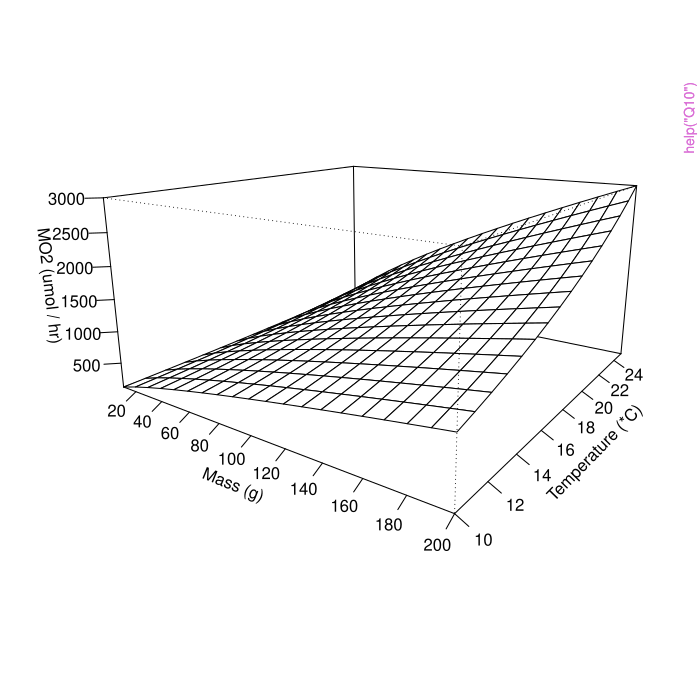

Here is the R script that generated this plot:
pkgname <- "respirometry"
source(file.path(R.home("share"), "R", "examples-header.R"))
options(warn = 1)
base::assign(".ExTimings", "respirometry-Ex.timings", pos = 'CheckExEnv')
base::cat("name\tuser\tsystem\telapsed\n", file=base::get(".ExTimings", pos = 'CheckExEnv'))
base::assign(".format_ptime",
function(x) {
  if(!is.na(x[4L])) x[1L] <- x[1L] + x[4L]
  if(!is.na(x[5L])) x[2L] <- x[2L] + x[5L]
  options(OutDec = '.')
  format(x[1L:3L], digits = 7L)
},
pos = 'CheckExEnv')

### * </HEADER>
library('respirometry')

base::assign(".oldSearch", base::search(), pos = 'CheckExEnv')
cleanEx()
nameEx("Q10")
### * Q10

flush(stderr()); flush(stdout())

base::assign(".ptime", proc.time(), pos = "CheckExEnv")
### Name: Q10
### Title: Parameters of Q10 Temperature Coefficient
### Aliases: Q10

### ** Examples

Q10(R1 = 5, R2 = 10, T1 = 10, T2 = 20) # Returns Q10; = 2
Q10(Q10 = 2.66, R1 = 5, T1 = 10, T2 = 20) # Returns R2; = 13.3

# My species has an MO2 of 9.5 umol/g/h at 10 *C. What MO2 should I expect at 13 *C?
Q10(Q10 = 2, R1 = 9.5, T1 = 10, T2 = 13) # expect ~11.7 umol/g/h at 13 *C.

# I measured MO2 at a spectrum of temperatures. What Q10 value best fits my data?
Q10(R_vec = c(1, 2, 5, NA, 18, 33), T_vec = c(0, 10, 20, 30, 40, 50))

# A 100 g individual at 10 *C has an MO2 of 1270 umol/h. How much
# would a 250 g individual likely consume at 14 *C?
Q10(Q10 = 2, R1 = scale_MO2(mass_1 = 100, MO2_1 = 1270, mass_2 = 250), T1 = 10, T2 = 14)

# Visualize MO2 scaling by mass and temperature:
mass <- seq(10, 200, 10)
temp <- 10:25
base_mass <- 50
base_temp <- 20
base_MO2 <- 750
mo2 <- outer(mass, temp, function(mass, temp){
	scale_MO2(mass_1 = base_mass, mass_2 = mass, MO2_1 = Q10(Q10 = 2, R1 = base_MO2,
	 T1 = base_temp, T2 = temp))
})
persp(mass, temp, mo2, xlab = 'Mass (g)', ylab = 'Temperature (*C)', zlab = 'MO2 (umol / hr)',
 theta = 35, phi = 15, expand = 0.5, ticktype = 'detailed', nticks = 10)




base::assign(".dptime", (proc.time() - get(".ptime", pos = "CheckExEnv")), pos = "CheckExEnv")
base::cat("Q10", base::get(".format_ptime", pos = 'CheckExEnv')(get(".dptime", pos = "CheckExEnv")), "\n", file=base::get(".ExTimings", pos = 'CheckExEnv'), append=TRUE, sep="\t")
cleanEx()
nameEx("RQ")
### * RQ

flush(stderr()); flush(stdout())

base::assign(".ptime", proc.time(), pos = "CheckExEnv")
### Name: RQ
### Title: Calculate respiratory quotient
### Aliases: RQ

### ** Examples

o2_observations <- c(21, 18, 14.5, 7)
pH_observations <- c(8.05, 7.98, 7.86, 7.65)
TA_observations <- c(2222, 2219, 2208, 2214)

RQ(o2 = o2_observations, o2_unit = 'kPa', pH = pH_observations,
TA = TA_observations, temp = 20, sal = 33)

DIC_observations <- c(2222, 2250, 2284, 2355)
RQ(o2 = o2_observations, o2_unit = 'kPa', DIC = DIC_observations)

RQ(o2 = o2_observations, o2_unit = 'kPa', pH = pH_observations, TA = 2032)



base::assign(".dptime", (proc.time() - get(".ptime", pos = "CheckExEnv")), pos = "CheckExEnv")
base::cat("RQ", base::get(".format_ptime", pos = 'CheckExEnv')(get(".dptime", pos = "CheckExEnv")), "\n", file=base::get(".ExTimings", pos = 'CheckExEnv'), append=TRUE, sep="\t")
cleanEx()
nameEx("calc_MO2")
### * calc_MO2

flush(stderr()); flush(stdout())

base::assign(".ptime", proc.time(), pos = "CheckExEnv")
### Name: calc_MO2
### Title: Calculate metabolic rate
### Aliases: calc_MO2

### ** Examples

# get O2 data
file <- system.file('extdata', 'witrox_file.txt', package = 'respirometry')
o2_data <- na.omit(import_witrox(file, split_channels = TRUE)$CH_4)

# calculate MO2
(mo2_5_min <- calc_MO2(duration = o2_data$DURATION, o2 = o2_data$O2,
bin_width = 5, vol = 10, temp = o2_data$TEMP, sal = o2_data$SAL))

# what if measurements from the 10 to 12 minute marks can't be trusted?
bad_data = o2_data$DURATION >= 10 & o2_data$DURATION <= 12
(mo2_5_min <- calc_MO2(duration = o2_data$DURATION, o2 = o2_data$O2,
bin_width = 5, vol = 10, temp = o2_data$TEMP, sal = o2_data$SAL, good_data = !bad_data))

# easily make a Pcrit plot
plot(mo2_5_min$O2_MEAN, mo2_5_min$MO2)

# I want to express MO2 in mg per min instead.
(mo2_5_min$MO2 <- conv_resp_unit(value = mo2_5_min$MO2, from = 'umol_O2 / hr', to = 'mg_O2 / min'))

# just endpoint measurement:
calc_MO2(duration = o2_data$DURATION, o2 = o2_data$O2,
bin_width = Inf, vol = 10, temp = o2_data$TEMP, sal = o2_data$SAL)




base::assign(".dptime", (proc.time() - get(".ptime", pos = "CheckExEnv")), pos = "CheckExEnv")
base::cat("calc_MO2", base::get(".format_ptime", pos = 'CheckExEnv')(get(".dptime", pos = "CheckExEnv")), "\n", file=base::get(".ExTimings", pos = 'CheckExEnv'), append=TRUE, sep="\t")
cleanEx()
nameEx("calc_b")
### * calc_b

flush(stderr()); flush(stdout())

base::assign(".ptime", proc.time(), pos = "CheckExEnv")
### Name: calc_b
### Title: Calculate the metabolic scaling coefficient, b
### Aliases: calc_b

### ** Examples

# Simple example
mass <- c(1, 10, 100, 1000, 40, 4, 400, 60, 2, 742, 266, 983) # made up values
MO2 <- mass ^ 0.65 + rnorm(n = length(mass)) # make up some data
calc_b(mass = mass, MO2 = MO2)

# How about some mass-specific MO2s?
msMO2 <- mass ^ -0.25 + rnorm(n = length(mass), sd = 0.05)
calc_b(mass = mass, MO2 = msMO2)
calc_b(mass = mass, MO2 = msMO2, plot = "log")




base::assign(".dptime", (proc.time() - get(".ptime", pos = "CheckExEnv")), pos = "CheckExEnv")
base::cat("calc_b", base::get(".format_ptime", pos = 'CheckExEnv')(get(".dptime", pos = "CheckExEnv")), "\n", file=base::get(".ExTimings", pos = 'CheckExEnv'), append=TRUE, sep="\t")
cleanEx()
nameEx("closed")
### * closed

flush(stderr()); flush(stdout())

base::assign(".ptime", proc.time(), pos = "CheckExEnv")
### Name: closed
### Title: Closed respirometry
### Aliases: closed

### ** Examples

# I've read in the literature that my animal has an SMR of 200 umol/h. How large of a
# respirometer do I want if I want it to breathe down to 80% air saturation in 30 minutes?
closed(MO2 = 200, delta_pO2 = 100 - 80, duration = 30) # returns respirometer volume

# I've read in the literature that my animal has an SMR of 1000 umol/h. How long will it take to
# breathe down a 50 L respirometer by 10% air saturation?
closed(MO2 = 1000, delta_pO2 = 10, vol = 50) # returns the duration to breathe down the O2

# How does animal size affect how long my measurement periods last?
mass_range <- seq(100, 400, 50)
dur_range <- (closed(MO2 = scale_MO2(mass_1 = 100, MO2_1 = 400, mass_2 = mass_range),
 delta_pO2 = 20, vol = 10))
plot(mass_range, dur_range, type = 'b')

# What is the MO2 if O2 drops 0.44 mg/l in 33 minutes when the respirometer volume is 30 L?
closed(delta_pO2 = conv_o2(o2 = 0.44, from = 'mg_per_l', to = 'percent_a.s.'), duration = 33,
 vol = 30)




base::assign(".dptime", (proc.time() - get(".ptime", pos = "CheckExEnv")), pos = "CheckExEnv")
base::cat("closed", base::get(".format_ptime", pos = 'CheckExEnv')(get(".dptime", pos = "CheckExEnv")), "\n", file=base::get(".ExTimings", pos = 'CheckExEnv'), append=TRUE, sep="\t")
cleanEx()
nameEx("co2_add")
### * co2_add

flush(stderr()); flush(stdout())

base::assign(".ptime", proc.time(), pos = "CheckExEnv")
### Name: co2_add
### Title: Calculate CO2 to add to water
### Aliases: co2_add

### ** Examples

# I want the 50 L reservoir to have a pCO2 = 1000 uatm. It currently has a pH of 7.88.
# How many moles of CO2 gas should be added to the water to reach my desired pCO2?
co2_add(goal_pco2 = 1000, start_pH = 7.88, vol = 50)




base::assign(".dptime", (proc.time() - get(".ptime", pos = "CheckExEnv")), pos = "CheckExEnv")
base::cat("co2_add", base::get(".format_ptime", pos = 'CheckExEnv')(get(".dptime", pos = "CheckExEnv")), "\n", file=base::get(".ExTimings", pos = 'CheckExEnv'), append=TRUE, sep="\t")
cleanEx()
nameEx("co2_flush")
### * co2_flush

flush(stderr()); flush(stdout())

base::assign(".ptime", proc.time(), pos = "CheckExEnv")
### Name: co2_flush
### Title: Calculate CO2 to add to flush reservoir
### Aliases: co2_flush

### ** Examples

# I want the respirometer to have a pCO2 = 1000 uatm. It currently has a pH of 7.6 and is 90 L.
# If I have a 200 L reservoir with pH = 7.9 seawater, how much CO2 do I need
# to add to the flush reservoir?
co2_flush(goal_pco2 = 1000, resp_pH = 7.6, resp_vol = 90, flush_pH = 7.9, flush_vol = 200)




base::assign(".dptime", (proc.time() - get(".ptime", pos = "CheckExEnv")), pos = "CheckExEnv")
base::cat("co2_flush", base::get(".format_ptime", pos = 'CheckExEnv')(get(".dptime", pos = "CheckExEnv")), "\n", file=base::get(".ExTimings", pos = 'CheckExEnv'), append=TRUE, sep="\t")
cleanEx()
nameEx("co2_rate")
### * co2_rate

flush(stderr()); flush(stdout())

base::assign(".ptime", proc.time(), pos = "CheckExEnv")
### Name: co2_rate
### Title: Calculate CO2 to add to a respirometer intake flow
### Aliases: co2_rate

### ** Examples

# I want the respirometer to have a pCO2 = 1000 uatm. How much CO2 per minute do I need
# to add to the intake flow if the ambient pH is 8.1 and it is flowing at 3 LPM?
co2_rate(goal_pco2 = 1000, init_pH = 8.1, flow_rate = 3)




base::assign(".dptime", (proc.time() - get(".ptime", pos = "CheckExEnv")), pos = "CheckExEnv")
base::cat("co2_rate", base::get(".format_ptime", pos = 'CheckExEnv')(get(".dptime", pos = "CheckExEnv")), "\n", file=base::get(".ExTimings", pos = 'CheckExEnv'), append=TRUE, sep="\t")
cleanEx()
nameEx("conv_nh4")
### * conv_nh4

flush(stderr()); flush(stdout())

base::assign(".ptime", proc.time(), pos = "CheckExEnv")
### Name: conv_nh4
### Title: Convert between units of ammonia (NH3) / ammonium (NH4+)
### Aliases: conv_nh4

### ** Examples

conv_nh4(n_waste = 100)
conv_nh4(n_waste = 100, from = 'mg_N')
conv_nh4(n_waste = 100, from = 'mg_N', to = 'umol_NH4')




base::assign(".dptime", (proc.time() - get(".ptime", pos = "CheckExEnv")), pos = "CheckExEnv")
base::cat("conv_nh4", base::get(".format_ptime", pos = 'CheckExEnv')(get(".dptime", pos = "CheckExEnv")), "\n", file=base::get(".ExTimings", pos = 'CheckExEnv'), append=TRUE, sep="\t")
cleanEx()
nameEx("conv_o2")
### * conv_o2

flush(stderr()); flush(stdout())

base::assign(".ptime", proc.time(), pos = "CheckExEnv")
### Name: conv_o2
### Title: Convert between units of oxygen partial pressure and
###   concentration
### Aliases: conv_o2

### ** Examples

conv_o2(o2 = 50)
conv_o2(o2 = 1:50, from = "umol_per_l", to = "ml_per_l", temp = 10, sal = 0,
	atm_pres = 1100)
conv_o2()[c('mmHg','kPa')]




base::assign(".dptime", (proc.time() - get(".ptime", pos = "CheckExEnv")), pos = "CheckExEnv")
base::cat("conv_o2", base::get(".format_ptime", pos = 'CheckExEnv')(get(".dptime", pos = "CheckExEnv")), "\n", file=base::get(".ExTimings", pos = 'CheckExEnv'), append=TRUE, sep="\t")
cleanEx()
nameEx("conv_resp_unit")
### * conv_resp_unit

flush(stderr()); flush(stdout())

base::assign(".ptime", proc.time(), pos = "CheckExEnv")
### Name: conv_resp_unit
### Title: Convert units related to respirometry
### Aliases: conv_resp_unit

### ** Examples

# I read that an animal's MO2 is 1.92 ml O2/kg/min. What is this MO2 in umol O2/g/h?
conv_resp_unit(value = 1.92, from = "ml_O2 / kg / min", to = "umol_O2 / g / hr")

# Krogh's diffusion coefficient for oxygen through gills can be expressed as ml O2 / mm2 (gill
# surface area) / um (gill thickness) / torr (seawater pO2 - blood pO2) / minute at a given
# temperature.
# To convert to another unit:
conv_resp_unit(value = 1e-6, from = "ml_O2 / mm2 / um / torr / min",
to = "umol_O2 / cm2 / um / kPa / hr", temp = 20)

# Now, with a knowledge of gill morphometrics, seawater pO2, and blood pO2, I can compare
# gill diffusion with whole animal MO2.




base::assign(".dptime", (proc.time() - get(".ptime", pos = "CheckExEnv")), pos = "CheckExEnv")
base::cat("conv_resp_unit", base::get(".format_ptime", pos = 'CheckExEnv')(get(".dptime", pos = "CheckExEnv")), "\n", file=base::get(".ExTimings", pos = 'CheckExEnv'), append=TRUE, sep="\t")
cleanEx()
nameEx("correct_bubble")
### * correct_bubble

flush(stderr()); flush(stdout())

base::assign(".ptime", proc.time(), pos = "CheckExEnv")
### Name: correct_bubble
### Title: Adjust respirometer volume for bubbles
### Aliases: correct_bubble

### ** Examples

correct_bubble(resp_vol = 50, bubble_vol = 10) # a 10 mL bubble makes a huge difference!

correct_bubble(resp_vol = 50, bubble_vol = 1, temp = 10, sal = 0) 
# in calculating MO2, a volume of 63.8 L should be used rather than the true 50 L.




base::assign(".dptime", (proc.time() - get(".ptime", pos = "CheckExEnv")), pos = "CheckExEnv")
base::cat("correct_bubble", base::get(".format_ptime", pos = 'CheckExEnv')(get(".dptime", pos = "CheckExEnv")), "\n", file=base::get(".ExTimings", pos = 'CheckExEnv'), append=TRUE, sep="\t")
cleanEx()
nameEx("flush_carb")
### * flush_carb

flush(stderr()); flush(stdout())

base::assign(".ptime", proc.time(), pos = "CheckExEnv")
### Name: flush_carb
### Title: Estimate carbonate chemistry after a flush
### Aliases: flush_carb

### ** Examples

flush_carb(resp_vol = 90, flow_rate = 10, duration = 3, resp_pH = 7.8, flush_pH = 8.1)

# What will be the pH in the respirometer after this flush?
flush_carb(resp_vol = 90, flow_rate = 10, duration = 3, resp_pH = 7.8, flush_pH = 8.1)$pH




base::assign(".dptime", (proc.time() - get(".ptime", pos = "CheckExEnv")), pos = "CheckExEnv")
base::cat("flush_carb", base::get(".format_ptime", pos = 'CheckExEnv')(get(".dptime", pos = "CheckExEnv")), "\n", file=base::get(".ExTimings", pos = 'CheckExEnv'), append=TRUE, sep="\t")
cleanEx()
nameEx("flush_o2")
### * flush_o2

flush(stderr()); flush(stdout())

base::assign(".ptime", proc.time(), pos = "CheckExEnv")
### Name: flush_o2
### Title: Estimate dissolved O2 after a flush
### Aliases: flush_o2

### ** Examples

# What will be the pO2 in the respirometer after this flush?
flush_o2(resp_vol = 90, flow_rate = 10, duration = 3, resp_o2 = 15, flush_o2 = 21)

# I want to bring the pO2 back up to 95% air saturation. How long do I need to flush?
flush_o2(resp_vol = 20, flow_rate = 2, resp_o2 = 75, flush_o2 = 99, final_o2 = 95)




base::assign(".dptime", (proc.time() - get(".ptime", pos = "CheckExEnv")), pos = "CheckExEnv")
base::cat("flush_o2", base::get(".format_ptime", pos = 'CheckExEnv')(get(".dptime", pos = "CheckExEnv")), "\n", file=base::get(".ExTimings", pos = 'CheckExEnv'), append=TRUE, sep="\t")
cleanEx()
nameEx("flush_water")
### * flush_water

flush(stderr()); flush(stdout())

base::assign(".ptime", proc.time(), pos = "CheckExEnv")
### Name: flush_water
### Title: Find percent of water exchanged after a flush
### Aliases: flush_water

### ** Examples

# What proportion of a 90 L respirometer is exchanged after 20 minutes of flow at 2 LPM?
flush_water(vol = 90, flow_rate = 2, duration = 20)

# Would it be worth it to extend the flush another five minutes? How much would that
# improve the exchange?
flush_water(vol = 90, flow_rate = 2, duration = 20, plot = TRUE)
# Another five minutes would increase exchange by nearly 10%.
# Perhaps that's worth the extra time...

# Visualize flushing
vol = 150
flow_rate = seq(0, 10, by = 0.5)
duration = 0:60
perc_fresh = outer(flow_rate, duration, function(flow_rate, duration){
	flush_water(vol = vol, flow_rate = flow_rate, duration = duration)
})
persp(flow_rate, duration, perc_fresh, xlab = 'Flow rate (LPM)', ylab = 'Duration (min)',
zlab = '% exchange', theta = 45, phi = 15, expand = 0.5, ticktype = 'detailed', nticks = 10)




base::assign(".dptime", (proc.time() - get(".ptime", pos = "CheckExEnv")), pos = "CheckExEnv")
base::cat("flush_water", base::get(".format_ptime", pos = 'CheckExEnv')(get(".dptime", pos = "CheckExEnv")), "\n", file=base::get(".ExTimings", pos = 'CheckExEnv'), append=TRUE, sep="\t")
cleanEx()
nameEx("goal_flush_pH")
### * goal_flush_pH

flush(stderr()); flush(stdout())

base::assign(".ptime", proc.time(), pos = "CheckExEnv")
### Name: goal_flush_pH
### Title: Calculate goal pH of a flush reservoir to achieve the post-flush
###   goal pCO2
### Aliases: goal_flush_pH

### ** Examples

# I want the respirometer to have a pCO2 = 1000 uatm. It currently has a pH of 7.6 and is 90 L.
# If I have a 200 L reservoir which will be drained completely, what do I want
# the pH of the reservoir to be?
goal_flush_pH(goal_pco2 = 1000, resp_pH = 7.6, resp_vol = 90, flush_vol = 200)




base::assign(".dptime", (proc.time() - get(".ptime", pos = "CheckExEnv")), pos = "CheckExEnv")
base::cat("goal_flush_pH", base::get(".format_ptime", pos = 'CheckExEnv')(get(".dptime", pos = "CheckExEnv")), "\n", file=base::get(".ExTimings", pos = 'CheckExEnv'), append=TRUE, sep="\t")
cleanEx()
nameEx("guess_TA")
### * guess_TA

flush(stderr()); flush(stdout())

base::assign(".ptime", proc.time(), pos = "CheckExEnv")
### Name: guess_TA
### Title: Estimate total alkalinity from salinity
### Aliases: guess_TA

### ** Examples

guess_TA(temp = 22, sal = 33)
guess_TA(temp = 12, sal = 33, region = "North Atlantic")
guess_TA(temp = 20, sal = 31:35)

guess_TA(sal = 31) # salinity is within bounds
guess_TA(sal = 30) # salinity is outside the bounds and TA is extrapolated
guess_TA(sal = 30, extend = FALSE) # do not extrapolate TA
guess_TA(sal = 25, extend = TRUE) # will not extrapolate with sal > 5 psu out of bounds




base::assign(".dptime", (proc.time() - get(".ptime", pos = "CheckExEnv")), pos = "CheckExEnv")
base::cat("guess_TA", base::get(".format_ptime", pos = 'CheckExEnv')(get(".dptime", pos = "CheckExEnv")), "\n", file=base::get(".ExTimings", pos = 'CheckExEnv'), append=TRUE, sep="\t")
cleanEx()
nameEx("guess_when")
### * guess_when

flush(stderr()); flush(stdout())

base::assign(".ptime", proc.time(), pos = "CheckExEnv")
### Name: guess_when
### Title: Estimate when the O2 level will reach a defined level
### Aliases: guess_when

### ** Examples

guess_when(past_o2 = rnorm(n = 10, mean = 100:91), past_time = 1:10, goal_o2 = 75, plot = FALSE)
guess_when(past_o2 = rnorm(n = 10, mean = 100:91, sd = 5), past_time = 1:10, goal_o2 = 75)
# Viewing the plot can be helpful to see how trustworthy the prediction is
# when signal:noise is low.




base::assign(".dptime", (proc.time() - get(".ptime", pos = "CheckExEnv")), pos = "CheckExEnv")
base::cat("guess_when", base::get(".format_ptime", pos = 'CheckExEnv')(get(".dptime", pos = "CheckExEnv")), "\n", file=base::get(".ExTimings", pos = 'CheckExEnv'), append=TRUE, sep="\t")
cleanEx()
nameEx("import_firesting")
### * import_firesting

flush(stderr()); flush(stdout())

base::assign(".ptime", proc.time(), pos = "CheckExEnv")
### Name: import_firesting
### Title: Import data from a FireSting O2 transmitter
### Aliases: import_firesting

### ** Examples

## Not run: 
##D file <- system.file('extdata', 'firesting_file.txt', package = 'respirometry')
##D import_witrox(file, o2_unit = 'umol_per_l')
##D 
##D # Oops. I forgot to change the salinity value when I calibrated
##D # the instrument. Override the values in the file for 35 psu.
##D import_witrox(file, o2_unit = 'umol_per_kg', overwrite_sal = 35)
##D 
##D # I want each channel as a separate data frame.
##D data_list <- import_witrox(file, split_channels = TRUE)
##D data_list$CH_3 # here's the channel 3 data frame.
## End(Not run)




base::assign(".dptime", (proc.time() - get(".ptime", pos = "CheckExEnv")), pos = "CheckExEnv")
base::cat("import_firesting", base::get(".format_ptime", pos = 'CheckExEnv')(get(".dptime", pos = "CheckExEnv")), "\n", file=base::get(".ExTimings", pos = 'CheckExEnv'), append=TRUE, sep="\t")
cleanEx()
nameEx("import_presens")
### * import_presens

flush(stderr()); flush(stdout())

base::assign(".ptime", proc.time(), pos = "CheckExEnv")
### Name: import_presens
### Title: Import data from a PreSens O2 transmitter
### Aliases: import_presens

### ** Examples

## Not run: 
##D 
##D # Import a Fibox 3 file.
##D file <- system.file('extdata', 'fibox_3_file.txt', package = 'respirometry')
##D import_presens(file, o2_unit = 'umol_per_l', sal = 25)
##D 
##D # Import a Fibox 4 file.
##D file <- system.file('extdata', 'fibox_4_file.csv', package = 'respirometry')
##D import_presens(file = file, date = '%d-%b-%Y')
## End(Not run)




base::assign(".dptime", (proc.time() - get(".ptime", pos = "CheckExEnv")), pos = "CheckExEnv")
base::cat("import_presens", base::get(".format_ptime", pos = 'CheckExEnv')(get(".dptime", pos = "CheckExEnv")), "\n", file=base::get(".ExTimings", pos = 'CheckExEnv'), append=TRUE, sep="\t")
cleanEx()
nameEx("import_witrox")
### * import_witrox

flush(stderr()); flush(stdout())

base::assign(".ptime", proc.time(), pos = "CheckExEnv")
### Name: import_witrox
### Title: Import data from a Loligo Systems Witrox O2 transmitter
### Aliases: import_witrox

### ** Examples

## Not run: 
##D file <- system.file('extdata', 'witrox_file.txt', package = 'respirometry')
##D import_witrox(file, o2_unit = 'umol_per_l')
##D 
##D # Oops. I forgot to change the salinity value when I calibrated
##D # the instrument. Override the values in the file for 35 psu.
##D import_witrox(file, o2_unit = 'umol_per_kg', overwrite_sal = 35)
##D 
##D # I want each channel as a separate data frame.
##D data_list <- import_witrox(file, split_channels = TRUE)
##D data_list$CH_3 # here's the channel 3 data frame.
## End(Not run)




base::assign(".dptime", (proc.time() - get(".ptime", pos = "CheckExEnv")), pos = "CheckExEnv")
base::cat("import_witrox", base::get(".format_ptime", pos = 'CheckExEnv')(get(".dptime", pos = "CheckExEnv")), "\n", file=base::get(".ExTimings", pos = 'CheckExEnv'), append=TRUE, sep="\t")
cleanEx()
nameEx("max_MO2")
### * max_MO2

flush(stderr()); flush(stdout())

base::assign(".ptime", proc.time(), pos = "CheckExEnv")
### Encoding: UTF-8

### Name: max_MO2
### Title: Maximum MO2 supported by flow rate
### Aliases: max_MO2

### ** Examples

max_MO2(flow_rate = 1)

# What is the maximum MO2 organism I can place in my respirometer and still maintain at
# least 75% air saturation when the intake fresh water is 1.5 LPM, 10 °C and 90% air saturated?
(max_mo2 <- max_MO2(flow_rate = 1.5, min_pO2 = 75, pO2_in = 90, temp = 10, sal = 0))

# If a 300 g individual has an MO2 of 2000 umol/hr, how big of an animal can I use?
scale_MO2(mass_1 = 300, MO2_1 = 2000, MO2_2 = max_mo2) # I can almost support a 1 kg individual!




base::assign(".dptime", (proc.time() - get(".ptime", pos = "CheckExEnv")), pos = "CheckExEnv")
base::cat("max_MO2", base::get(".format_ptime", pos = 'CheckExEnv')(get(".dptime", pos = "CheckExEnv")), "\n", file=base::get(".ExTimings", pos = 'CheckExEnv'), append=TRUE, sep="\t")
cleanEx()
nameEx("mean_pH")
### * mean_pH

flush(stderr()); flush(stdout())

base::assign(".ptime", proc.time(), pos = "CheckExEnv")
### Name: mean_pH
### Title: Mean pH by [H+]
### Aliases: mean_pH

### ** Examples

mean_pH(c(7, 8)) # 7.26 rather than 7.5!




base::assign(".dptime", (proc.time() - get(".ptime", pos = "CheckExEnv")), pos = "CheckExEnv")
base::cat("mean_pH", base::get(".format_ptime", pos = 'CheckExEnv')(get(".dptime", pos = "CheckExEnv")), "\n", file=base::get(".ExTimings", pos = 'CheckExEnv'), append=TRUE, sep="\t")
cleanEx()
nameEx("min_flow")
### * min_flow

flush(stderr()); flush(stdout())

base::assign(".ptime", proc.time(), pos = "CheckExEnv")
### Encoding: UTF-8

### Name: min_flow
### Title: Minimum flow rate to support MO2
### Aliases: min_flow

### ** Examples

min_flow(MO2 = 1000)

# What is the minimum flow rate required to maintain at least 75% air saturation in a
# respirometer with an organism(s) with an oxygen consumption rate of 1000 umol/h
# when the intake fresh water is 10 °C and 90% air saturated?
min_flow(MO2 = 1000, min_pO2 = 75, pO2_in = 90, temp = 10, sal = 0)




base::assign(".dptime", (proc.time() - get(".ptime", pos = "CheckExEnv")), pos = "CheckExEnv")
base::cat("min_flow", base::get(".format_ptime", pos = 'CheckExEnv')(get(".dptime", pos = "CheckExEnv")), "\n", file=base::get(".ExTimings", pos = 'CheckExEnv'), append=TRUE, sep="\t")
cleanEx()
nameEx("peri_pump")
### * peri_pump

flush(stderr()); flush(stdout())

base::assign(".ptime", proc.time(), pos = "CheckExEnv")
### Name: peri_pump
### Title: Calculate peristaltic pump gaseous flow rate
### Aliases: peri_pump

### ** Examples

peri_pump(mol = 0.5, species = 'O2', temp = 10, reg_pres = 5, reg_unit = "kPa")
# To flow 0.5 moles of O2, then flow 11.1 L.




base::assign(".dptime", (proc.time() - get(".ptime", pos = "CheckExEnv")), pos = "CheckExEnv")
base::cat("peri_pump", base::get(".format_ptime", pos = 'CheckExEnv')(get(".dptime", pos = "CheckExEnv")), "\n", file=base::get(".ExTimings", pos = 'CheckExEnv'), append=TRUE, sep="\t")
cleanEx()
nameEx("predict_nh3")
### * predict_nh3

flush(stderr()); flush(stdout())

base::assign(".ptime", proc.time(), pos = "CheckExEnv")
### Name: predict_nh3
### Title: Predict NH3 / NH4+ concentration post-respiration
### Aliases: predict_nh3

### ** Examples

predict_nh3(o2_drop = 25, o2_nh4_ratio = 10)




base::assign(".dptime", (proc.time() - get(".ptime", pos = "CheckExEnv")), pos = "CheckExEnv")
base::cat("predict_nh3", base::get(".format_ptime", pos = 'CheckExEnv')(get(".dptime", pos = "CheckExEnv")), "\n", file=base::get(".ExTimings", pos = 'CheckExEnv'), append=TRUE, sep="\t")
cleanEx()
nameEx("predict_pH")
### * predict_pH

flush(stderr()); flush(stdout())

base::assign(".ptime", proc.time(), pos = "CheckExEnv")
### Name: predict_pH
### Title: Predict pH post-respiration
### Aliases: predict_pH

### ** Examples

predict_pH(end_o2 = 75, start_pH = 8.1)
predict_pH(start_o2 = 75, end_o2 = 50, start_pH = 7.96, temp = 15, sal = 33, RQ = 0.88)

# I know pH at the end was 7.8, but what was pH at the beginning?
predict_pH(start_o2 = 75, end_o2 = 100, start_pH = 8.013536) # reverse the order




base::assign(".dptime", (proc.time() - get(".ptime", pos = "CheckExEnv")), pos = "CheckExEnv")
base::cat("predict_pH", base::get(".format_ptime", pos = 'CheckExEnv')(get(".dptime", pos = "CheckExEnv")), "\n", file=base::get(".ExTimings", pos = 'CheckExEnv'), append=TRUE, sep="\t")
cleanEx()
nameEx("scale_MO2")
### * scale_MO2

flush(stderr()); flush(stdout())

base::assign(".ptime", proc.time(), pos = "CheckExEnv")
### Name: scale_MO2
### Title: Scale metabolic rate by size
### Aliases: scale_MO2

### ** Examples

# I know a species has an SMR of 800 umol O2/h at 200 g.
# What would be a likely SMR for a 300 g individual?
scale_MO2(mass_1 = 200, MO2_1 = 800, mass_2 = 300)

# Some squids have a much higher scaling coefficient:
scale_MO2(mass_1 = 200, MO2_1 = 800, mass_2 = 300, b = 0.92)

# A 100 g individual at 10 *C has an MO2 of 1270 umol/h. How much
# would a 250 g individual likely consume at 14 *C?
Q10(Q10 = 2, R1 = scale_MO2(mass_1 = 100, MO2_1 = 1270, mass_2 = 250), T1 = 10, T2 = 14)

# Visualize MO2 scaling by mass and temperature:
mass <- seq(10, 200, 10)
temp <- 10:25
base_mass <- 50
base_temp <- 20
base_MO2 <- 750
mo2 <- outer(mass, temp, function(mass, temp){
	scale_MO2(mass_1 = base_mass, mass_2 = mass, MO2_1 = Q10(Q10 = 2, R1 = base_MO2,
	 T1 = base_temp, T2 = temp))
})
persp(mass, temp, mo2, xlab = 'Mass (g)', ylab = 'Temperature (*C)', zlab = 'MO2 (umol / hr)',
 theta = 35, phi = 15, expand = 0.5, ticktype = 'detailed', nticks = 10)




base::assign(".dptime", (proc.time() - get(".ptime", pos = "CheckExEnv")), pos = "CheckExEnv")
base::cat("scale_MO2", base::get(".format_ptime", pos = 'CheckExEnv')(get(".dptime", pos = "CheckExEnv")), "\n", file=base::get(".ExTimings", pos = 'CheckExEnv'), append=TRUE, sep="\t")
### * <FOOTER>
###
options(digits = 7L)
base::cat("Time elapsed: ", proc.time() - base::get("ptime", pos = 'CheckExEnv'),"\n")
grDevices::dev.off()
###
### Local variables: ***
### mode: outline-minor ***
### outline-regexp: "\\(> \\)?### [*]+" ***
### End: ***
quit('no')
